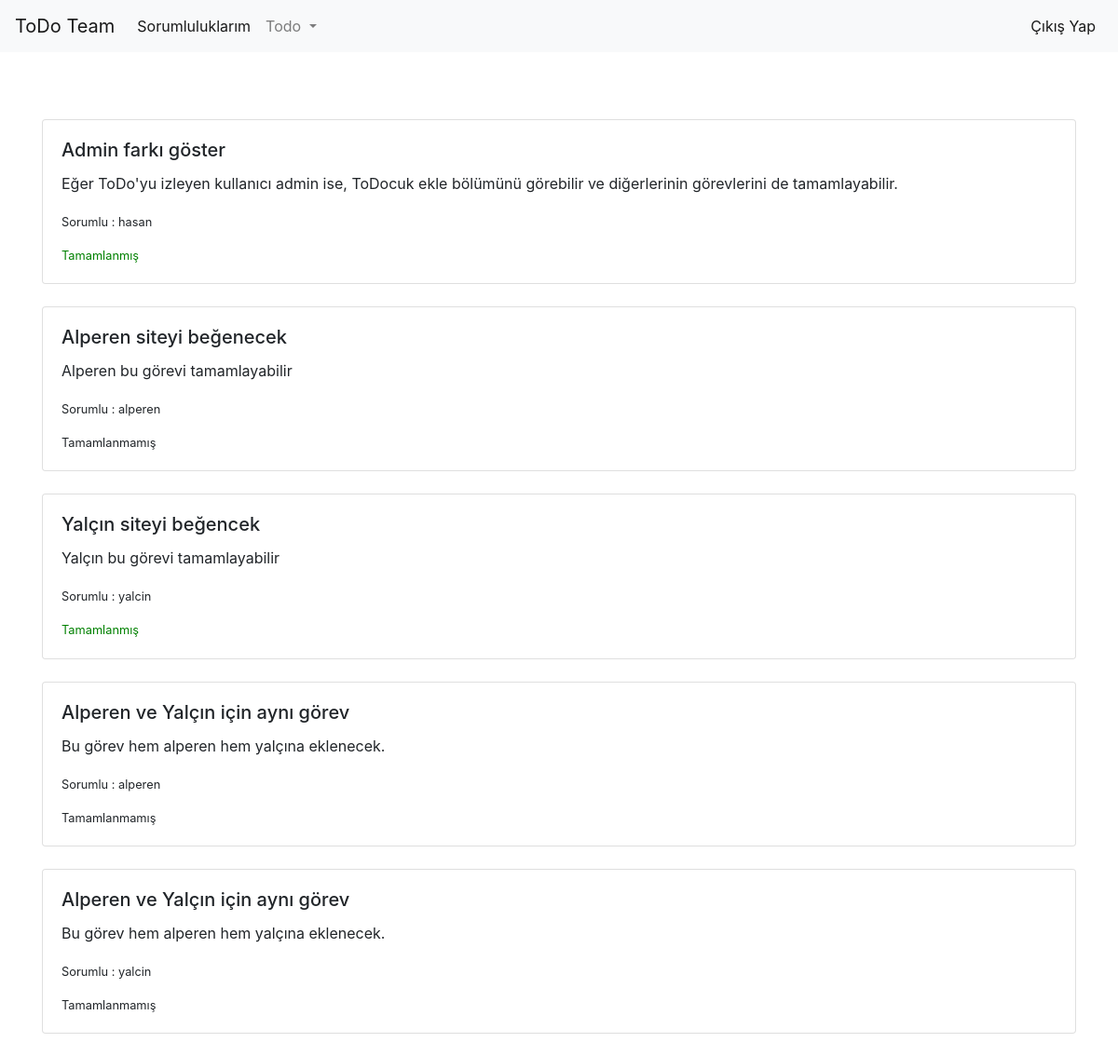
Screenshot of /todo/1 (signed in) with the database file from the repository.
### todo-team.py (models this page shows)
class Todocuk(db.Model):
    id = db.Column(db.Integer, primary_key=True)
    todo_id = db.Column(db.String(120),nullable=False)
    keeper_id = db.Column(db.String(120),nullable=False)
    title = db.Column(db.String(120),nullable=False)
    description = db.Column(db.String(120),nullable=False)
    complete = db.Column(db.Boolean)
    created_on = db.Column(db.DateTime, server_default=db.func.now())
    updated_on = db.Column(db.DateTime, server_default=db.func.now(), server_onupdate=db.func.now())

### todo-team.py (the view)
@app.route('/todo/<string:id>',methods = ["POST","GET"])
@login_required
def showtodo(id):
    todocuklar = Todocuk.query.filter_by(todo_id = id).all()
    form = CreateTodocukForm(request.form)
    isAdmin = False
    isKeeper = False
    if bool(Todo.query.filter_by(id = id, owner_id = session["logged_user"]).first()):
        isAdmin = True
    if bool(Todocuk.query.filter_by(todo_id = id, keeper_id = session["logged_user"]).first()):
        isKeeper = True
    if request.method == "POST" and form.validate():
        title = form.title.data
        description = form.description.data
        keeper = form.keeper_id.data
        keepers = keeper.split(',')
        for keeper in keepers:
            if not bool(User.query.filter_by(username=keeper).first()):
                continue
            todocuk = Todocuk(todo_id = id, keeper_id = keeper, title = title, description = description, complete=False)
            db.session.add(todocuk)
            db.session.commit()
        flash("ToDocuk, ToDo'ya eklendi, kolay gelsin!","info")
        return redirect(url_for('listtodo'))
    else:
        return render_template('todo.html',form = form, todocuklar=todocuklar, isAdmin=isAdmin, isKeeper=isKeeper)

### todo-team.py (called while the page is built)
def login_required(f):
    @wraps(f)
    def decorated_function(*args, **kwargs):
        if "logged_in" in session:
            return f(*args, **kwargs)
        else:
            flash("Bu alanı görüntülemek için kullanıcı girişi yapmalısınız.","danger")
            return redirect(url_for("login"))
    return decorated_function

### templates/todo.html (shortened to what this page needs)
{% extends "layout.html" %}
{%if isKeeper %}
{% block body %}
{% if isAdmin %}
{% from "includes/formhelpers.html" import render_field %}
{% endif %}
<br>
{% for todocuk in todocuklar %}
  <div class="card">
  <div class="card-body">
    <h5 class="card-title">{{ todocuk.title }}</h5>
    <p class="card-text">{{ todocuk.description }}</p>
    <p class="card-text"><small>Sorumlu : {{ todocuk.keeper_id}} </small></p>
    {% if todocuk.complete %}
     <small><p style="color:green;" class="card-text">Tamamlanmış</p></small>
    {% else %}
     <small><p class="card-text">Tamamlanmamış</p></small>
    {% endif %}
  </div>
</div>
<br>
{% endfor %}
{% endblock %}
{% endif %}

### rows the page displays
Todocuk: title "Admin farkı göster", description "Eğer ToDo'yu izleyen kullanıcı admin ise, ToDocuk ekle bölümünü görebilir ve diğerlerinin görevlerini de tamamlayabilir.", keeper_id "hasan", complete "Tamamlanmış"
Todocuk: title "Alperen siteyi beğenecek", description "Alperen bu görevi tamamlayabilir", keeper_id "alperen", complete "Tamamlanmamış"
Todocuk: title "Yalçın siteyi beğencek", description "Yalçın bu görevi tamamlayabilir", keeper_id "yalcin", complete "Tamamlanmış"
Todocuk: title "Alperen ve Yalçın için aynı görev", description "Bu görev hem alperen hem yalçına eklenecek.", keeper_id "alperen", complete "Tamamlanmamış"
Todocuk: title "Alperen ve Yalçın için aynı görev", description "Bu görev hem alperen hem yalçına eklenecek.", keeper_id "yalcin", complete "Tamamlanmamış"
